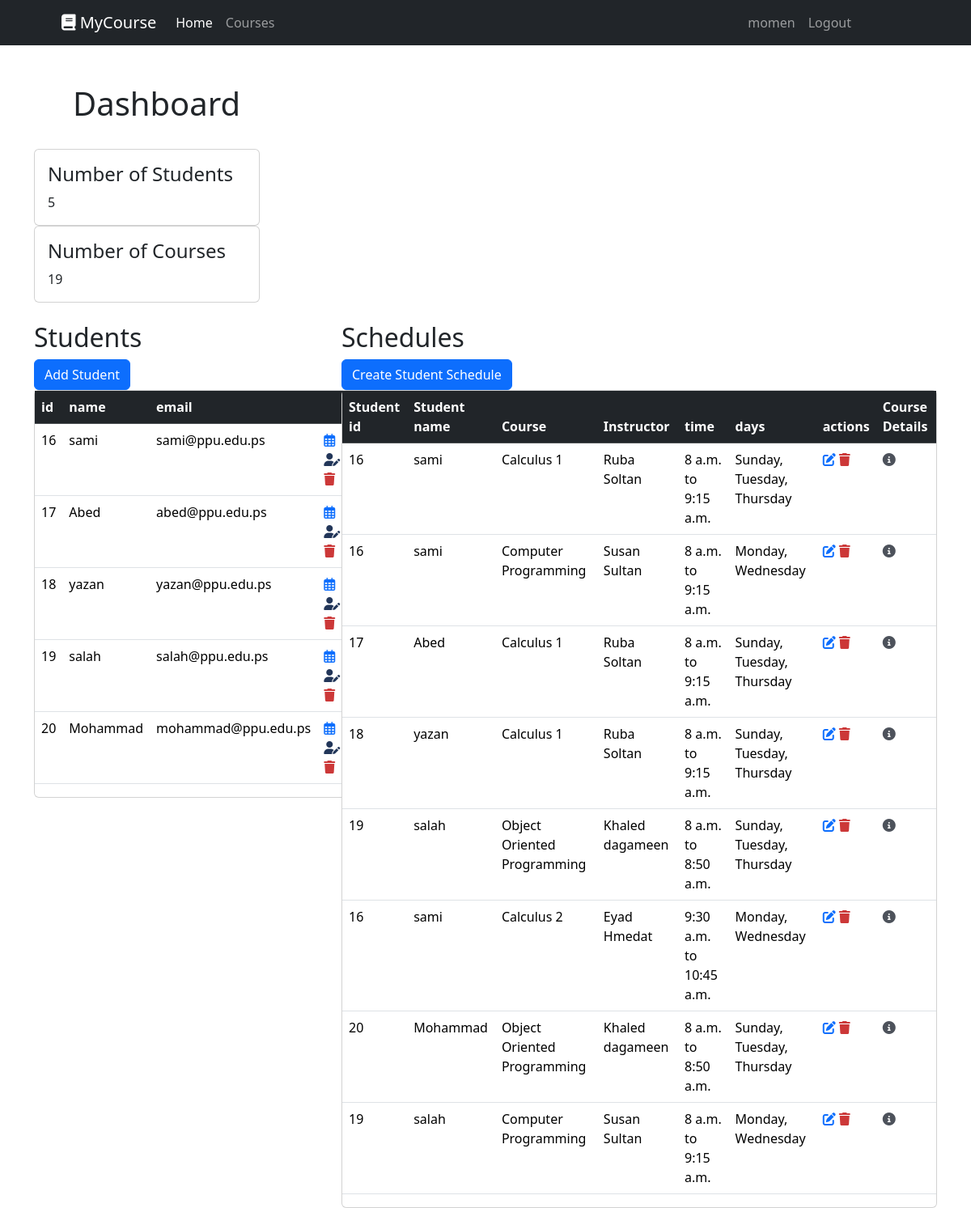
The app's page / (signed in) with its own data.
### courseApp/models.py (models this page shows, shortened)
class Student(models.Model):
    user = models.OneToOneField(User, on_delete=models.CASCADE, null=True, blank=True)
    name = models.CharField(max_length=100)
    password = models.CharField(max_length=100)
    email = models.EmailField(unique=True)

class StudentReg(models.Model):
    student = models.ForeignKey(Student, on_delete=models.CASCADE)
    course = models.ForeignKey(Course, on_delete=models.CASCADE)
    completed = models.BooleanField(default=False)

class Course(models.Model):
    code = models.AutoField(primary_key=True, unique=True)
    name = models.CharField(max_length=100)
    description = models.TextField( null=True)
    prerequisites = models.ManyToManyField('self', blank=True, symmetrical=False, related_name='prerequisite_for')
    instructor = models.CharField(max_length=100)
    capacity = models.IntegerField()
    scheduleID = models.ForeignKey(CourseSchedule,null=True,blank=True,default='', on_delete=models.CASCADE)

class CourseSchedule(models.Model):
    days = models.CharField(max_length=50,null=True, blank=True)
    startTime = models.TimeField(null=True, blank=True)
    endTime = models.TimeField(null=True, blank=True)
    roomNo = models.CharField(max_length=10, null=True, blank=True)

### courseApp/decorators.py (the view)
    def wrapper_func(request, *args, **kwargs):
        group = None
        if request.user.groups.exists():
            group = request.user.groups.all()[0].name
        if group == 'admin':
            return view_func(request, *args, **kwargs)
        elif group == 'students':
            student = request.user.student
            return redirect('student', student.pk)
        else:
            return redirect('login')

### courseApp/views.py (called while the page is built)
@forAdmins
@login_required(login_url='login')
def home(request):
    courses = Course.objects.all()
    students = Student.objects.all()
    student_regs = StudentReg.objects.select_related('student', 'course__scheduleID')
    studentsNumber = students.count()
    coursesNumber = courses.count()
    context = {
        "students":students,
        "studentsSchedule": student_regs,
        "studentsNumber": studentsNumber,
        "coursesNumber": coursesNumber,
    }
    return render(request, 'courseApp/dashboard.html', context)

### courseApp/templates/courseApp/dashboard.html
{% extends "courseApp/main.html" %}
{% block content %}
<div class="container">
    <div class="row">
        <div class="col-12">
            <h1 class="mt-5 px-5">Dashboard</h1>
            <br>
            <div class="card col-3">
                <div class="card-body">
                    <h4 class="card-title">Number of Students</h4>
                    <p class="card-text">{{ studentsNumber }}</p>
                </div>
            </div>
            <div class="card col-3">
                <div class="card-body">
                    <h4 class="card-title">Number of Courses</h4>
                    <p class="card-text">{{ coursesNumber }}</p>
                </div>
            </div>
            <br>
        </div>
    </div>
    <div class="row">
        <div class="col-md-4">
            <h2>Students</h2>
            <a href="{% url "createStudent" %}"><button type="button" class="btn btn-primary">Add Student</button></a>
            <div class="card" style="width: fit-content;">
                    <table class="table">
                        <thead class="table-dark">
                        <tr>
                            <th scope="col">id</th>
                            <th scope="col">name</th>
                            <th scope="col">email</th>
                            <th scope="col"></th>
                        </tr>
                        </thead>
                        <tbody>
                        {% for item in students %}
                            <tr>
                                <td>{{ item.id }}</td>
                                <td>{{ item.name }}</td>
                                <td>{{ item.email }}</td>
                                <td>
                                    <a href={% url "student" item.id %}><i class="fa-regular fa-calendar-days"></i></a>
                                    <a href="{% url "editStudentInfo" item.id %}"><i class="fa-solid fa-user-pen" style="color: #223659;"></i></a>
                                    <a href="{% url "deleteStudent" item.id %}"><i class="fa-solid fa-trash" style="color: #cc3838;"></i></a>
                                </td>
                            </tr>
                        {% endfor %}
                        </tbody>
                    </table>
            </div>
        </div>
        <div class="col-md-8">
            <h2>Schedules</h2>
            <a href="{% url "createStudentReg" %}"><button type="button" class="btn btn-primary">Create Student Schedule</button></a>
            <div class="card">
                <table class="table">
                    <thead class="table-dark">
                    <tr>
                        <th scope="col">Student id</th>
                        <th scope="col">Student name</th>
                        <th scope="col">Course</th>
                        <th scope="col">Instructor</th>
                        <th scope="col">time</th>
                        <th scope="col">days</th>
                        <th scope="col">actions</th>
                        <th scope="col">Course Details</th>
                    </tr>
                    </thead>
                    <tbody>
                        {% for schedule in studentsSchedule %}
                        <tr>
                            <td>{{ schedule.student.id }}</td>
                            <td>{{ schedule.student.name }}</td>
                            <td>{{ schedule.course.name }}</td>
                            <td>{{ schedule.course.instructor }}</td>
                            <td>{{ schedule.course.scheduleID.startTime }} to {{ schedule.course.scheduleID.endTime }}</td>
                            <td>{{ schedule.course.scheduleID.days }}</td>
                            <td>
                                <a href="{% url "editStudentReg" schedule.id %}"><i class="fa-solid fa-pen-to-square"></i></a>
                                <a href="{% url "deleteStudentReg" schedule.id %}"><i class="fa-solid fa-trash" style="color: #cc3838;"></i></i></a>
                            </td>
                            <td><a href="{% url "course" schedule.course.code %}"><i class="fa-solid fa-circle-info" style="color: #4d525b;"></i></i></a></td>
                        </tr>
                    {% endfor %}
                    </tbody>
                </table>
            </div>
        </div>
    </div>
</div>
{% endblock content %}

### courseApp/templates/courseApp/main.html (shortened to what this page needs)
{% load static %}
<!DOCTYPE html>
<html lang="en">
<head>
    <link href="https://cdn.jsdelivr.net/npm/bootstrap@5.3.3/dist/css/bootstrap.min.css" rel="stylesheet">
    <link href="https://cdnjs.cloudflare.com/ajax/libs/font-awesome/6.5.2/css/all.min.css" rel="stylesheet">
    <link rel="stylesheet" href="{% static "css/style.css" %}">
</head>
<body>
    {% include "courseApp/navbar.html" %}
    {% block content %}
    {% endblock content %}
</body>
</html>

### courseApp/templates/courseApp/navbar.html (shortened to what this page needs)
{% load static %}
<nav class="navbar navbar-expand-lg navbar-dark bg-dark">
  <div class="container-fluid">
    <a class="navbar-brand" href="{% url "home" %}" style="margin-left: 4rem;">
      <i class="fa-solid fa-book"></i> MyCourse
    </a>
    <div class="collapse navbar-collapse" id="navbarSupportedContent">
      <ul class="navbar-nav me-auto mb-2 mb-lg-0">
        <li class="nav-item">
          <a class="nav-link active" aria-current="page" href="{% url 'home' %}">Home</a>
        </li>
        <li class="nav-item">
          <a class="nav-link" href="{% url 'courses' %}">Courses</a>
        </li>
      </ul>
      <ul class="navbar-nav ms-auto mb-2 mb-lg-0" style="margin-right: 8rem;">
        <li class="nav-item">
          <a class="nav-link"> {{ request.user }}</a>
        </li>
        <li class="nav-item">
          <a class="nav-link" href="{% url 'logout' %}">Logout</a>
        </li>
      </ul>
    </div>
  </div>
</nav>

### records on screen
Student: id "16", name "sami", email "sami@ppu.edu.ps"
Student: id "17", name "Abed", email "abed@ppu.edu.ps"
Student: id "18", name "yazan", email "yazan@ppu.edu.ps"
Student: id "19", name "salah", email "salah@ppu.edu.ps"
Student: id "20", name "Mohammad", email "mohammad@ppu.edu.ps"
StudentReg: student.id "16", student.name "sami", course.name "Calculus 1", course.instructor "Ruba Soltan", course.scheduleID.startTime "8 a.m.", course.scheduleID.endTime "9:15 a.m.", course.scheduleID.days "Sunday, Tuesday, Thursday"
StudentReg: student.id "16", student.name "sami", course.name "Computer Programming", course.instructor "Susan Sultan", course.scheduleID.startTime "8 a.m.", course.scheduleID.endTime "9:15 a.m.", course.scheduleID.days "Monday, Wednesday"
StudentReg: student.id "17", student.name "Abed", course.name "Calculus 1", course.instructor "Ruba Soltan", course.scheduleID.startTime "8 a.m.", course.scheduleID.endTime "9:15 a.m.", course.scheduleID.days "Sunday, Tuesday, Thursday"
StudentReg: student.id "18", student.name "yazan", course.name "Calculus 1", course.instructor "Ruba Soltan", course.scheduleID.startTime "8 a.m.", course.scheduleID.endTime "9:15 a.m.", course.scheduleID.days "Sunday, Tuesday, Thursday"
StudentReg: student.id "19", student.name "salah", course.name "Object Oriented Programming", course.instructor "Khaled dagameen", course.scheduleID.startTime "8 a.m.", course.scheduleID.endTime "8:50 a.m.", course.scheduleID.days "Sunday, Tuesday, Thursday"
StudentReg: student.id "16", student.name "sami", course.name "Calculus 2", course.instructor "Eyad Hmedat", course.scheduleID.startTime "9:30 a.m.", course.scheduleID.endTime "10:45 a.m.", course.scheduleID.days "Monday, Wednesday"
StudentReg: student.id "20", student.name "Mohammad", course.name "Object Oriented Programming", course.instructor "Khaled dagameen", course.scheduleID.startTime "8 a.m.", course.scheduleID.endTime "8:50 a.m.", course.scheduleID.days "Sunday, Tuesday, Thursday"
StudentReg: student.id "19", student.name "salah", course.name "Computer Programming", course.instructor "Susan Sultan", course.scheduleID.startTime "8 a.m.", course.scheduleID.endTime "9:15 a.m.", course.scheduleID.days "Monday, Wednesday"

### other values on screen
{{ request.user }} "momen"
{{ studentsNumber }} "5"
{{ coursesNumber }} "19"
